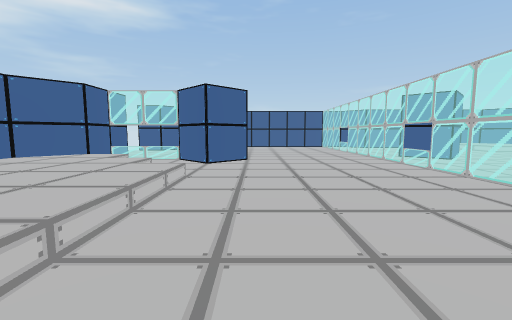
view 1 (above)

18 first-person views from a walk through a Unity game level. The camera is 1.4 m above the floor, tilts 6° down and sees 90° across. Doors are open. The floor is counted in squares, 1.8 m on a side. Each view is taken from the middle of a square. On the plan, view 1 faces up. The plan holds only what a view shows up to about 10 squares ahead; the rest is blank. The place goes on beyond the plan. The player character is not drawn.

view 2
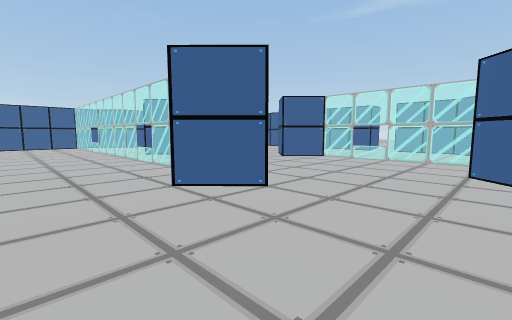

view 3
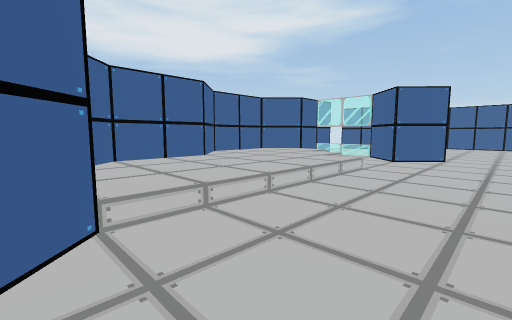

view 4
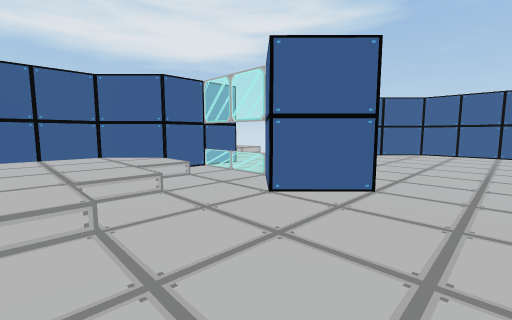

view 5
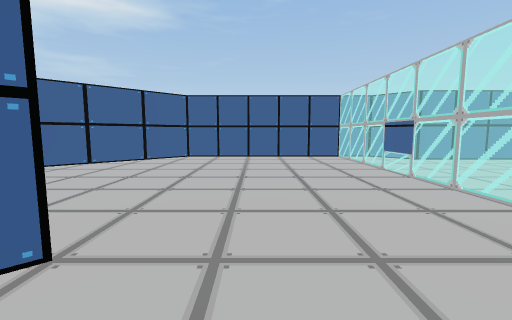

view 6
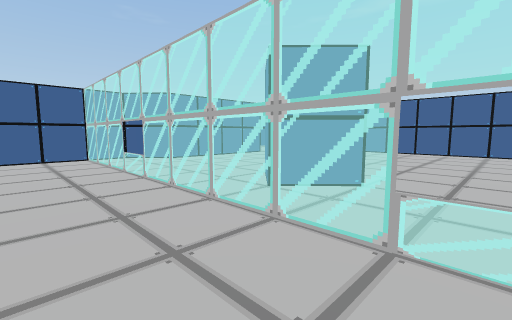

view 7
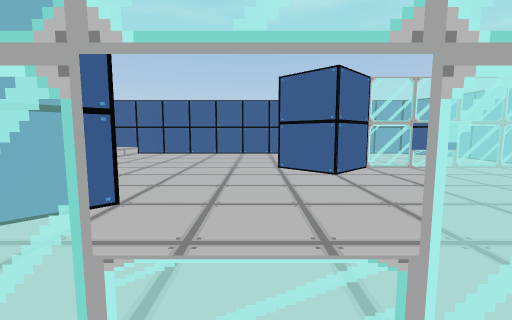

view 8
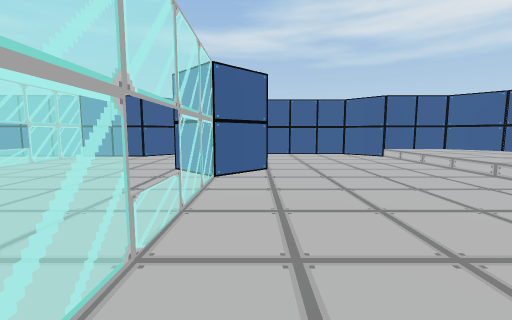

view 9
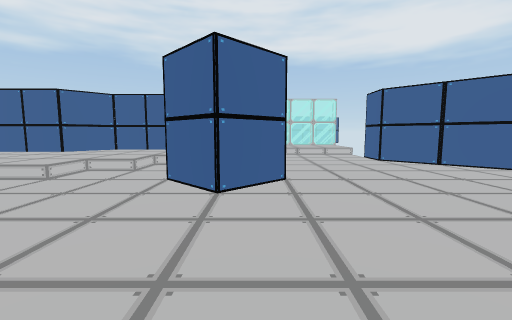

view 10
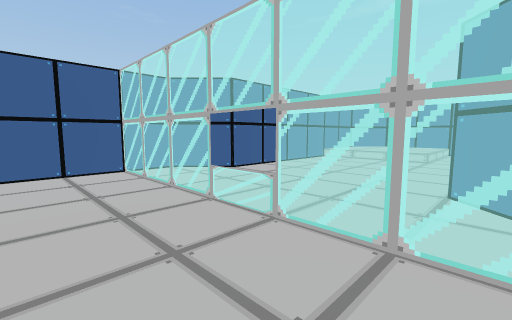

view 11
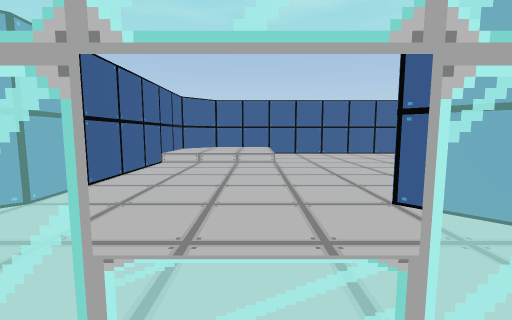

view 12
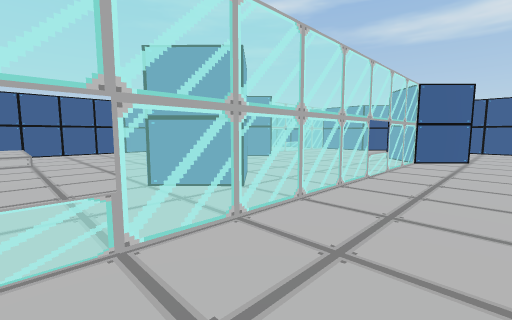

view 13
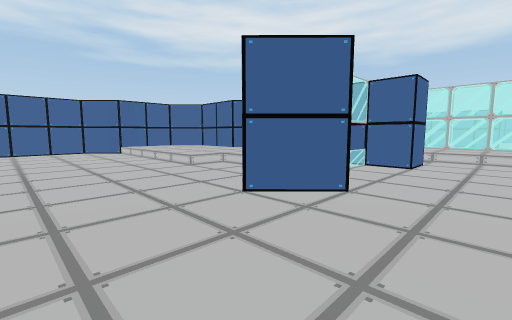

view 14
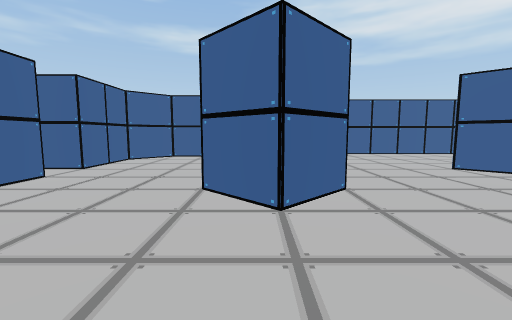

view 15
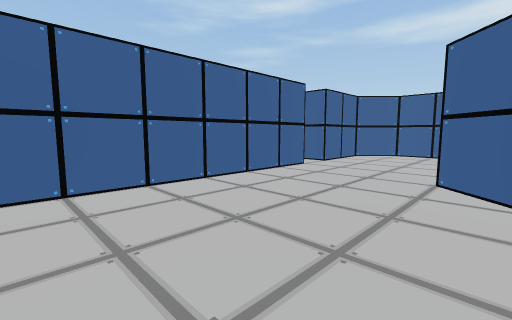

view 16
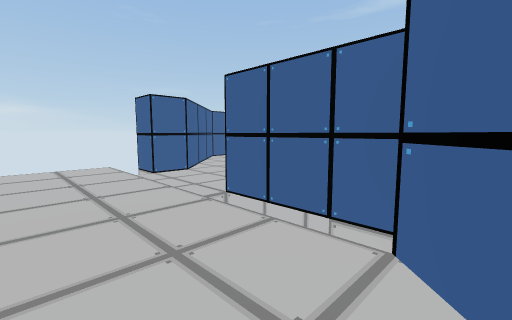

view 17
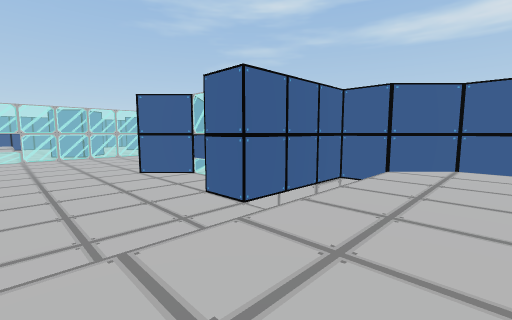

view 18
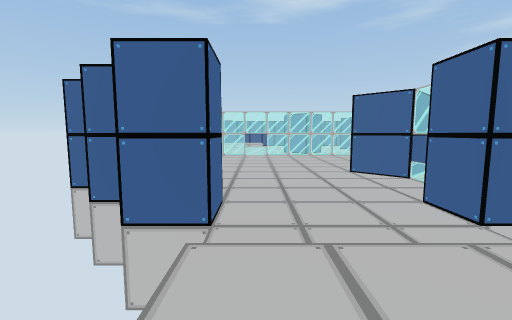

### Floor plan
Key: @ floor where view 1 was taken; # wall or solid block; x gap in a wall; . main floor; : floor 0.5 m higher than the main floor; / step, stairs or slope; O other object.
Columns run from 8 left of view 1 to 13 right of it. Each row starts with its distance up from view 1.
 15       #########
 14      ##.....#.########
 13     ##......#...../::#
 12    x#.......#...../::#
 11 ::/.........O...../::#
 10 ::/.........#........#
  9 ::/.........#.#......#
  8 :: #...#....###......#
  7 :: #OO##....#........#
  6 ::##:/......O........#
  5 ::#:::/.....#....#...#
  4 ###::::/....#...##...#
  3   ##:::/....#....#....
  2    #:::/...##....O...#
  1    #:::/.........#...#
  0    ##::/@........#...#
 -1     ####.......#######
 -2        #########

Where each view was taken, in squares from view 1:
view 1: 0 up, 0 right, facing up
view 2: 1 down, 1 right, facing up-right
view 3: 1 down, 1 right, facing up-left
view 4: 4 up, 1 right, facing up-left
view 5: 6 up, 1 right, facing up
view 6: 6 up, 2 right, facing up-right
view 7: 6 up, 3 right, facing right
view 8: 8 up, 3 right, facing down
view 9: 8 up, 3 right, facing left
view 10: 9 up, 2 right, facing up-right
view 11: 11 up, 3 right, facing right
view 12: 11 up, 2 right, facing down-right
view 13: 10 up, 2 right, facing down-left
view 14: 8 up, 9 right, facing down
view 15: 9 up, 9 right, facing down-right
view 16: 5 up, 8 left, facing up-right
view 17: 11 up, 8 left, facing down-right
view 18: 11 up, 8 left, facing right
